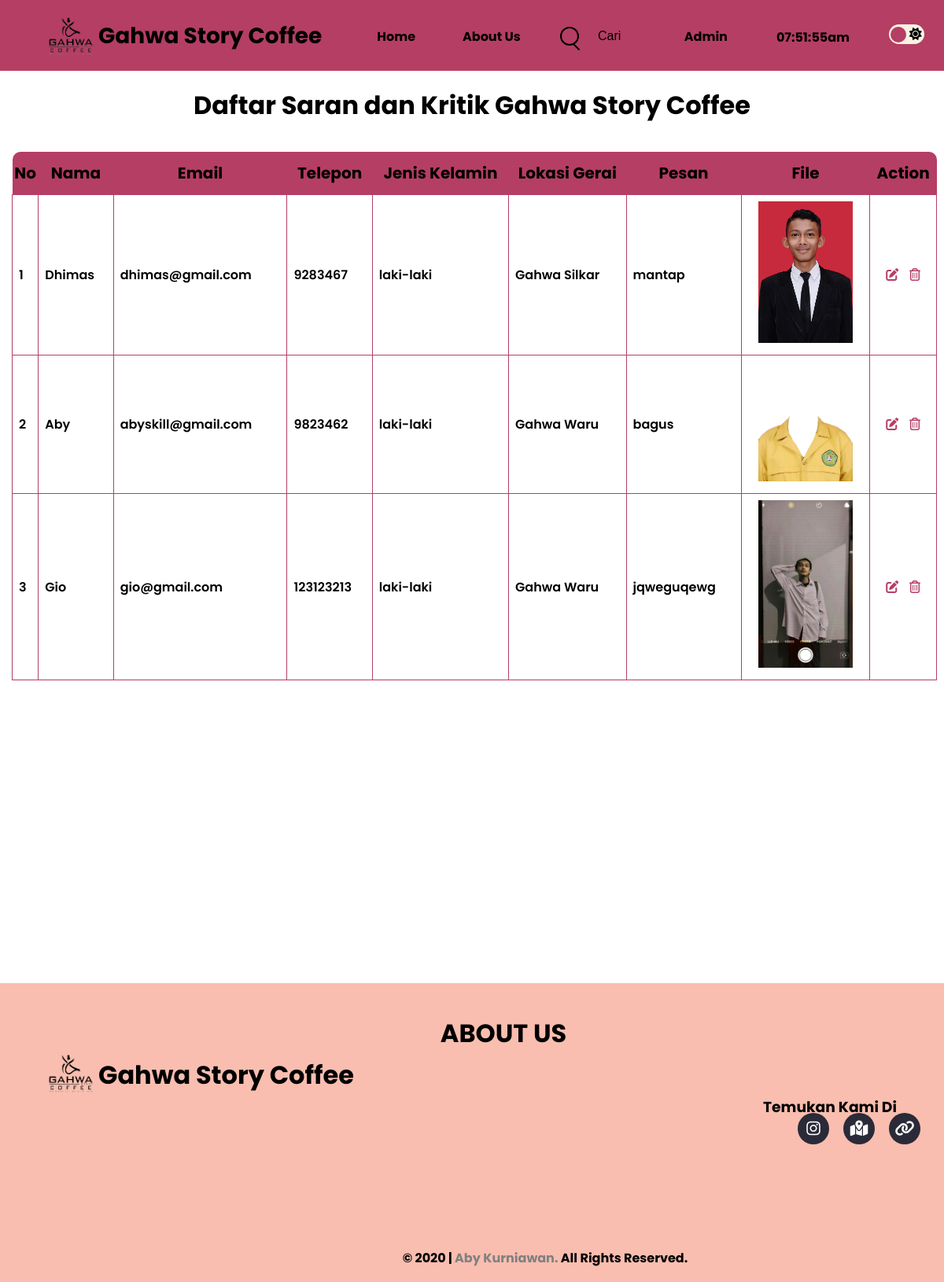
Screenshot of /lihatmasukan.php (signed in) with the database file from the repository.
### tables this page shows
CREATE TABLE `hubungi` (
  `id` int(10) NOT NULL,
  `nama` varchar(255) NOT NULL,
  `email` varchar(255) NOT NULL,
  `telepon` int(15) NOT NULL,
  `jenis` varchar(255) NOT NULL,
  `lokasi` varchar(255) NOT NULL,
  `pesan` varchar(999) NOT NULL,
  `nama_file` varchar(255) NOT NULL
);

### lihatmasukan.php (the view, shortened to what this page needs)
<?php
    require 'koneksi.php';
    if(isset($_GET['cari'])){
        $cari = $_GET['cari'];
        $result = mysqli_query($conn, "SELECT * FROM hubungi WHERE nama LIKE '%".$cari."%'");
    }else{
        $result = mysqli_query($conn, "SELECT * FROM hubungi");
    }
    $hubungi = [];
    while ($row = mysqli_fetch_assoc($result)){
        $hubungi[] = $row;
    }
?>
<!DOCTYPE html>
<html lang="en">
<head>
    <link rel="stylesheet" href="stylesheet/style.css">
    <link rel="stylesheet" href="stylesheet/darkmode.css">
    <link rel="stylesheet" href="stylesheet/styleform.css">
</head>
<body>
    <header class="header">
        <div class="toggle">
            <div class="circle"></div>
            <div class="toggle-moon"><i class="fas fa-moon"></i></div>
            <div class="toggle-sun"><i class="fas fa-sun"></i></div>
        </div>
        <div class="datetime-masukan">
            <?php
                echo date("h:i:sa");
            ?>
        </div>
        <div class="profil">
            <a onclick="functiondropdown()" class="profil-toggle"><?php echo $_SESSION['nama']; ?> </a>
        </div>
        <a href="index.php"><img src="image/image.png" alt=""></a>
        <div class="header-logo"><a href="index.php">Gahwa Story Coffee</a></div>
        <div class="navbar">
            <nav>
                <ul>
                    <li><a href="homeuser.php">Home</a></li>
                    <li><a href="#footer-judul">About Us</a></li>
                </ul>
            </nav>
        </div>
        <form action="lihatmasukan.php" method="GET">
            <div class="search">
                <input type="text" name="cari" placeholder="Search..." required>
            </div>
            <input type="submit" class="search-submit" value="Cari">
        </form>
    </header>
    <div class="main">
        <br>
        <br>
        <br>
        <br>
        <h1>Daftar Saran dan Kritik Gahwa Story Coffee</h1>
        <br>
        <table id="table-contact">
            <tr>
                <th class="th-no">No</th>
                <th>Nama</th>
                <th>Email</th>
                <th>Telepon</th>
                <th>Jenis Kelamin</th>
                <th>Lokasi Gerai</th>
                <th>Pesan</th>
                <th>File</th>
                <th class="th-action">Action</th>
            </tr>
            <?php $id = 1; foreach($hubungi as $hub) :?>
            <tr>
                <td><?php echo $id; ?></td>
                <td><?php echo $hub ["nama"]; ?></td>
                <td><?php echo $hub ["email"]; ?></td>
                <td><?php echo $hub ["telepon"]; ?></td>
                <td><?php echo $hub ["jenis"]; ?></td>
                <td><?php echo $hub ["lokasi"]; ?></td>
                <td><?php echo $hub ["pesan"]; ?></td>
                <td class="gambar"><img src="file/<?php echo $hub ["nama_file"] ?>" alt="masukan-img" style="width: 120px;"></td>
                <td class="icon">
                    <a href="update.php?id=<?php echo $hub ["id"]; ?>" role="button"><i class="fa-solid fa-pen-to-square"></i></a>
                    <a href="delete.php?id=<?php echo $hub ["id"]; ?>" role="button" onclick="return confirm('Apakah Anda Yakin Ingin Menghapus Data Ini?');"><i class="fa-regular fa-trash-can"></i></a>
                </td>
            </tr>
            <?php $id++; endforeach; ?>
        </table>
    </div>
    <br>
    <br>
    <footer class="footer">
        <a href="index.php"><img src="image/image.png" alt=""></a>
        <div id="footer-judul">ABOUT US</div>
        <div class="footer-logo"><a href="index.php">Gahwa Story Coffee</a></div>
        <h3 id="sosmed-footer">Temukan Kami Di</h3>
        <div class="sosmed-container">
            <ul>
                <li>
                    <a href="https://www.instagram.com/gahwa.storycoffee/">
                        <span class="fa-brands fa-instagram"></span>
                    </a>
                </li>
                <li>
                    <a href="https://goo.gl/maps/ecuoLbXPMNgBQHwYA">
                        <span class="fa-solid fa-map-location-dot"></span>
                    </a>
                </li>
                <li>
                    <a href="https://linktr.ee/gahwastorycoffee">
                        <span class="fa-solid fa-link"></span>
                    </a>
                </li>
            </ul>
        </div>
        <div class="copyright">
            © 2020 |
            <a href="https://www.instagram.com/aby.krnwn/">Aby Kurniawan.</a>
            All Rights Reserved.
        </div>
    </footer>
</body>
</html>

### stylesheet/style.css (style rules this page uses)
* { margin: 0; padding: 0; transition: background-color 0.4s; }
html { transition: background-color 0.4s; }
body { font-family: 'Poppins', sans-serif; }
.header { background-color: #b53e65; position: fixed; justify-content: space-around; z-index: 1; display: flexbox; width: 100%; height: 90px; color: #000; }
.header a { text-decoration: none; color: #000; }
.header img { padding-top: 16px; padding-left: 60px; padding-bottom: 30px; float: left; width: 60px; height: 60px; }
.header-logo { font-size: 28px; font-weight: bold; float: left; padding: 25px 40px 25px 5px; }
.navbar { margin: auto; text-align: center; width: 100%; }
.navbar ul { position: sticky; width: 100%; }
.navbar ul li { font-weight: bold; list-style: none; float: left; }
.navbar ul li a { display: block; padding: 34px 30px; color: #000; text-decoration: none; }
.datetime-masukan { float: right; font-weight: bold; margin: 35px 25px; }
.profil { text-decoration: none; font-weight: bold; font-size: 16px; color: #000; float: right; }
.profil a { display: block; padding: 34px 37px; color: #000; text-decoration: none; }
.profil-toggle { display: inline-block; }
.search { margin: 20px; display: inline-block; position: relative; }
.search:after { content: ""; background: black; width: 2px; height: 10px; position: absolute; top: 35px; right: 2px; transform: rotate(135deg); }
.search input { color: #000; font-size: 16px; background: transparent; margin-top: 14px; width: 10px; height: 10px; padding: 5px; border: solid 2px black; outline: none; border-radius: 35px; transition: width 0.5s; }
.search input::placeholder { color: #000; opacity: 0; transition: opacity 150ms ease-out; }
.search input:focus, .search input:not(:placeholder-shown) { width: 250px; }
.search-submit { background-color: transparent; font-size: 16px; border: none; }
.main { height: 1200px; }
.main img { width: 100%; height: 100%; }
.footer { background-color: #f9beaf; color: #000; height: 300px; padding: 40px; }
.footer img { padding-top: 45px; padding-left: 20px; padding-bottom: 30px; float: left; width: 60px; height: 60px; }
#footer-judul { font-size: 32px; font-weight: bold; text-align: center; }
.footer-logo { padding-top: 5px; padding-left: 5px; font-size: 32px; font-weight: bold; float: left; }
.footer-logo a { text-decoration: none; color: #000; }
#sosmed-footer { float: right; padding: 55px 20px; font-weight: bold; }
.sosmed-container { float: right; }
.sosmed-container a { text-decoration: none; padding: 5px; }
.sosmed-container ul { position: absolute; display: flex; transform: translate(-50%, -50%); left: 91%; padding-top: 12%; }
.sosmed-container ul li { float: right; list-style: none; width: 40px; height: 40px; margin: 0 9px; }
.sosmed-container ul li span { border-radius: 50%; width: 100%; height: 100%; display: flex !important; background: #2a2a39; justify-content: center; align-items: center; color: #fff; font-size: 20px !important; transition: 1s ease-out; }
.copyright { font-weight: bold; position: relative; width: 80%; top: 83%; text-align: center; }
.copyright a { text-decoration: none; color: grey; }

### stylesheet/darkmode.css (style rules this page uses)
.toggle { float: right; width: 45px; height: 25px; margin: 31px 25px; border-radius: 30px; font-size: 16px; display: flex; text-align: center; align-items: center; cursor: pointer; background: #f8f3e3; color: black; }
.circle { width: 20px; height: 20px; transform: translateX(2px); border-radius: 30px; transition: 0.4s; position: absolute; background: #b53e65; }
.toggle-moon, .toggle-sun { width: 50%; }

### stylesheet/styleform.css (style rules this page uses)
table { border-collapse: collapse; width: 98%; margin-left: 15px; }
table td { border: 1px solid #b53e65; padding: 8px; font-weight: 600; }
table th { font-size: 20px; }
table th { padding-top: 12px; padding-bottom: 12px; text-align: center; background-color: #b53e65; }
.th-no { border-top-left-radius: 10px; }
.th-action { border-top-right-radius: 10px; }
.gambar { text-align: center; }
.icon { text-align: center; }
.icon a { padding: 5px; color: #b53e65; }
h1 { text-align: center; padding: 10px; }

### rows the page displays
hubungi: nama "Dhimas", email "dhimas@gmail.com", telepon "9283467", jenis "laki-laki", lokasi "Gahwa Silkar", pesan "mantap", nama_file (picture)
hubungi: nama "Aby", email "abyskill@gmail.com", telepon "9823462", jenis "laki-laki", lokasi "Gahwa Waru", pesan "bagus", nama_file (picture)
hubungi: nama "Gio", email "gio@gmail.com", telepon "123123213", jenis "laki-laki", lokasi "Gahwa Waru", pesan "jqweguqewg", nama_file (picture)

### other values shown
$_SESSION['nama'] "Admin"
